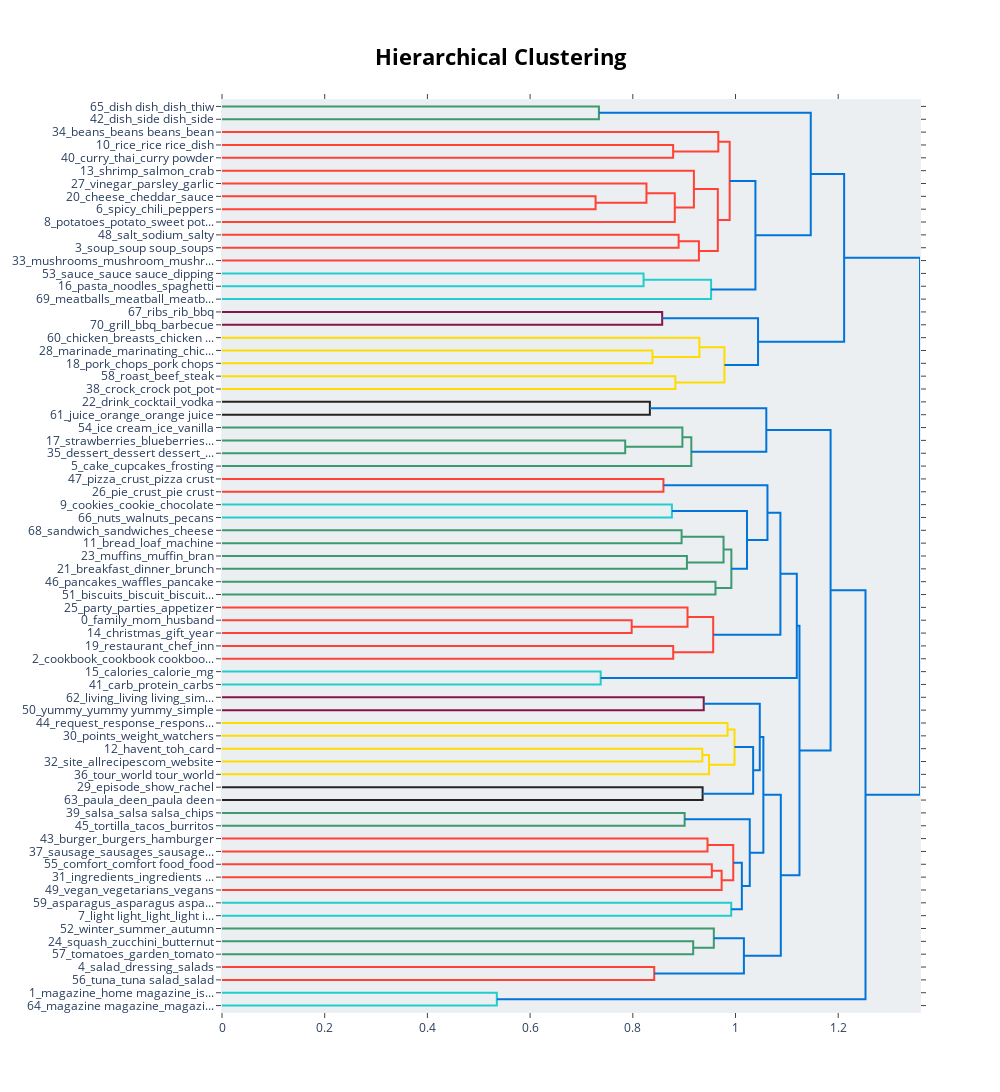

This figure's notebook cell:
### Code cell
# Visualisation des hiérarchies entre les topics
topic_model.visualize_hierarchy()

### Figure 1 — Plotly figure (JSON) as saved in the notebook; plotly's stock layout.template omitted (floating-point values rounded to 4 significant figures)
{"data": [{"hoverinfo": "text", "marker": {"color": "rgb(61,153,112)"}, "mode": "lines", "type": "scatter", "x": [0, 0.734, 0.734, 0], "xaxis": "x", "y": [-5, -5, -15, -15], "yaxis": "y"}, {"hoverinfo": "text", "marker": {"color": "rgb(255,65,54)"}, "mode": "lines", "type": "scatter", "x": [0, 0.8786, 0.8786, 0], "xaxis": "x", "y": [-35, -35, -45, -45], "yaxis": "y"}, {"hoverinfo": "text", "marker": {"color": "rgb(255,65,54)"}, "mode": "lines", "type": "scatter", "x": [0, 0.9665, 0.9665, 0.8786], "xaxis": "x", "y": [-25, -25, -40, -40], "yaxis": "y"}, {"hoverinfo": "text", "marker": {"color": "rgb(255,65,54)"}, "mode": "lines", "type": "scatter", "x": [0, 0.7275, 0.7275, 0], "xaxis": "x", "y": [-75, -75, -85, -85], "yaxis": "y"}, {"hoverinfo": "text", "marker": {"color": "rgb(255,65,54)"}, "mode": "lines", "type": "scatter", "x": [0, 0.8266, 0.8266, 0.7275], "xaxis": "x", "y": [-65, -65, -80, -80], "yaxis": "y"}, {"hoverinfo": "text", "marker": {"color": "rgb(255,65,54)"}, "mode": "lines", "type": "scatter", "x": [0.8266, 0.8818, 0.8818, 0], "xaxis": "x", "y": [-72.5, -72.5, -95, -95], "yaxis": "y"}, {"hoverinfo": "text", "marker": {"color": "rgb(255,65,54)"}, "mode": "lines", "type": "scatter", "x": [0, 0.9189, 0.9189, 0.8818], "xaxis": "x", "y": [-55, -55, -83.75, -83.75], "yaxis": "y"}, {"hoverinfo": "text", "marker": {"color": "rgb(255,65,54)"}, "mode": "lines", "type": "scatter", "x": [0, 0.8893, 0.8893, 0], "xaxis": "x", "y": [-105, -105, -115, -115], "yaxis": "y"}, {"hoverinfo": "text", "marker": {"color": "rgb(255,65,54)"}, "mode": "lines", "type": "scatter", "x": [0.8893, 0.9288, 0.9288, 0], "xaxis": "x", "y": [-110, -110, -125, -125], "yaxis": "y"}, {"hoverinfo": "text", "marker": {"color": "rgb(255,65,54)"}, "mode": "lines", "type": "scatter", "x": [0.9189, 0.9656, 0.9656, 0.9288], "xaxis": "x", "y": [-69.38, -69.38, -117.5, -117.5], "yaxis": "y"}, {"hoverinfo": "text", "marker": {"color": "rgb(255,65,54)"}, "mode": "lines", "type": "scatter", "x": [0.9665, 0.9887, 0.9887, 0.9656], "xaxis": "x", "y": [-32.5, -32.5, -93.44, -93.44], "yaxis": "y"}, {"hoverinfo": "text", "marker": {"color": "rgb(35,205,205)"}, "mode": "lines", "type": "scatter", "x": [0, 0.821, 0.821, 0], "xaxis": "x", "y": [-135, -135, -145, -145], "yaxis": "y"}, {"hoverinfo": "text", "marker": {"color": "rgb(35,205,205)"}, "mode": "lines", "type": "scatter", "x": [0.821, 0.9524, 0.9524, 0], "xaxis": "x", "y": [-140, -140, -155, -155], "yaxis": "y"}, {"hoverinfo": "text", "marker": {"color": "rgb(0,116,217)"}, "mode": "lines", "type": "scatter", "x": [0.9887, 1.039, 1.039, 0.9524], "xaxis": "x", "y": [-62.97, -62.97, -147.5, -147.5], "yaxis": "y"}, {"hoverinfo": "text", "marker": {"color": "rgb(0,116,217)"}, "mode": "lines", "type": "scatter", "x": [0.734, 1.147, 1.147, 1.039], "xaxis": "x", "y": [-10, -10, -105.2, -105.2], "yaxis": "y"}, {"hoverinfo": "text", "marker": {"color": "rgb(133,20,75)"}, "mode": "lines", "type": "scatter", "x": [0, 0.8572, 0.8572, 0], "xaxis": "x", "y": [-165, -165, -175, -175], "yaxis": "y"}, {"hoverinfo": "text", "marker": {"color": "rgb(255,220,0)"}, "mode": "lines", "type": "scatter", "x": [0, 0.8383, 0.8383, 0], "xaxis": "x", "y": [-195, -195, -205, -205], "yaxis": "y"}, {"hoverinfo": "text", "marker": {"color": "rgb(255,220,0)"}, "mode": "lines", "type": "scatter", "x": [0, 0.9297, 0.9297, 0.8383], "xaxis": "x", "y": [-185, -185, -200, -200], "yaxis": "y"}, {"hoverinfo": "text", "marker": {"color": "rgb(255,220,0)"}, "mode": "lines", "type": "scatter", "x": [0, 0.8829, 0.8829, 0], "xaxis": "x", "y": [-215, -215, -225, -225], "yaxis": "y"}, {"hoverinfo": "text", "marker": {"color": "rgb(255,220,0)"}, "mode": "lines", "type": "scatter", "x": [0.9297, 0.9785, 0.9785, 0.8829], "xaxis": "x", "y": [-192.5, -192.5, -220, -220], "yaxis": "y"}, {"hoverinfo": "text", "marker": {"color": "rgb(0,116,217)"}, "mode": "lines", "type": "scatter", "x": [0.8572, 1.044, 1.044, 0.9785], "xaxis": "x", "y": [-170, -170, -206.2, -206.2], "yaxis": "y"}, {"hoverinfo": "text", "marker": {"color": "rgb(0,116,217)"}, "mode": "lines", "type": "scatter", "x": [1.147, 1.212, 1.212, 1.044], "xaxis": "x", "y": [-57.62, -57.62, -188.1, -188.1], "yaxis": "y"}, {"hoverinfo": "text", "marker": {"color": "rgb(40,35,35)"}, "mode": "lines", "type": "scatter", "x": [0, 0.8333, 0.8333, 0], "xaxis": "x", "y": [-235, -235, -245, -245], "yaxis": "y"}, {"hoverinfo": "text", "marker": {"color": "rgb(61,153,112)"}, "mode": "lines", "type": "scatter", "x": [0, 0.7852, 0.7852, 0], "xaxis": "x", "y": [-265, -265, -275, -275], "yaxis": "y"}, {"hoverinfo": "text", "marker": {"color": "rgb(61,153,112)"}, "mode": "lines", "type": "scatter", "x": [0, 0.8966, 0.8966, 0.7852], "xaxis": "x", "y": [-255, -255, -270, -270], "yaxis": "y"}, {"hoverinfo": "text", "marker": {"color": "rgb(61,153,112)"}, "mode": "lines", "type": "scatter", "x": [0.8966, 0.914, 0.914, 0], "xaxis": "x", "y": [-262.5, -262.5, -285, -285], "yaxis": "y"}, {"hoverinfo": "text", "marker": {"color": "rgb(0,116,217)"}, "mode": "lines", "type": "scatter", "x": [0.8333, 1.06, 1.06, 0.914], "xaxis": "x", "y": [-240, -240, -273.8, -273.8], "yaxis": "y"}, {"hoverinfo": "text", "marker": {"color": "rgb(255,65,54)"}, "mode": "lines", "type": "scatter", "x": [0, 0.8597, 0.8597, 0], "xaxis": "x", "y": [-295, -295, -305, -305], "yaxis": "y"}, {"hoverinfo": "text", "marker": {"color": "rgb(35,205,205)"}, "mode": "lines", "type": "scatter", "x": [0, 0.8761, 0.8761, 0], "xaxis": "x", "y": [-315, -315, -325, -325], "yaxis": "y"}, {"hoverinfo": "text", "marker": {"color": "rgb(61,153,112)"}, "mode": "lines", "type": "scatter", "x": [0, 0.895, 0.895, 0], "xaxis": "x", "y": [-335, -335, -345, -345], "yaxis": "y"}, {"hoverinfo": "text", "marker": {"color": "rgb(61,153,112)"}, "mode": "lines", "type": "scatter", "x": [0, 0.9054, 0.9054, 0], "xaxis": "x", "y": [-355, -355, -365, -365], "yaxis": "y"}, {"hoverinfo": "text", "marker": {"color": "rgb(61,153,112)"}, "mode": "lines", "type": "scatter", "x": [0.895, 0.9767, 0.9767, 0.9054], "xaxis": "x", "y": [-340, -340, -360, -360], "yaxis": "y"}, {"hoverinfo": "text", "marker": {"color": "rgb(61,153,112)"}, "mode": "lines", "type": "scatter", "x": [0, 0.961, 0.961, 0], "xaxis": "x", "y": [-375, -375, -385, -385], "yaxis": "y"}, {"hoverinfo": "text", "marker": {"color": "rgb(61,153,112)"}, "mode": "lines", "type": "scatter", "x": [0.9767, 0.9919, 0.9919, 0.961], "xaxis": "x", "y": [-350, -350, -380, -380], "yaxis": "y"}, {"hoverinfo": "text", "marker": {"color": "rgb(0,116,217)"}, "mode": "lines", "type": "scatter", "x": [0.8761, 1.022, 1.022, 0.9919], "xaxis": "x", "y": [-320, -320, -365, -365], "yaxis": "y"}, {"hoverinfo": "text", "marker": {"color": "rgb(0,116,217)"}, "mode": "lines", "type": "scatter", "x": [0.8597, 1.062, 1.062, 1.022], "xaxis": "x", "y": [-300, -300, -342.5, -342.5], "yaxis": "y"}, {"hoverinfo": "text", "marker": {"color": "rgb(255,65,54)"}, "mode": "lines", "type": "scatter", "x": [0, 0.7978, 0.7978, 0], "xaxis": "x", "y": [-405, -405, -415, -415], "yaxis": "y"}, {"hoverinfo": "text", "marker": {"color": "rgb(255,65,54)"}, "mode": "lines", "type": "scatter", "x": [0, 0.9066, 0.9066, 0.7978], "xaxis": "x", "y": [-395, -395, -410, -410], "yaxis": "y"}, {"hoverinfo": "text", "marker": {"color": "rgb(255,65,54)"}, "mode": "lines", "type": "scatter", "x": [0, 0.8787, 0.8787, 0], "xaxis": "x", "y": [-425, -425, -435, -435], "yaxis": "y"}, {"hoverinfo": "text", "marker": {"color": "rgb(255,65,54)"}, "mode": "lines", "type": "scatter", "x": [0.9066, 0.9566, 0.9566, 0.8787], "xaxis": "x", "y": [-402.5, -402.5, -430, -430], "yaxis": "y"}, {"hoverinfo": "text", "marker": {"color": "rgb(0,116,217)"}, "mode": "lines", "type": "scatter", "x": [1.062, 1.087, 1.087, 0.9566], "xaxis": "x", "y": [-321.2, -321.2, -416.2, -416.2], "yaxis": "y"}, {"hoverinfo": "text", "marker": {"color": "rgb(35,205,205)"}, "mode": "lines", "type": "scatter", "x": [0, 0.7375, 0.7375, 0], "xaxis": "x", "y": [-445, -445, -455, -455], "yaxis": "y"}, {"hoverinfo": "text", "marker": {"color": "rgb(0,116,217)"}, "mode": "lines", "type": "scatter", "x": [1.087, 1.119, 1.119, 0.7375], "xaxis": "x", "y": [-368.8, -368.8, -450, -450], "yaxis": "y"}, {"hoverinfo": "text", "marker": {"color": "rgb(133,20,75)"}, "mode": "lines", "type": "scatter", "x": [0, 0.9381, 0.9381, 0], "xaxis": "x", "y": [-465, -465, -475, -475], "yaxis": "y"}, {"hoverinfo": "text", "marker": {"color": "rgb(255,220,0)"}, "mode": "lines", "type": "scatter", "x": [0, 0.9845, 0.9845, 0], "xaxis": "x", "y": [-485, -485, -495, -495], "yaxis": "y"}, {"hoverinfo": "text", "marker": {"color": "rgb(255,220,0)"}, "mode": "lines", "type": "scatter", "x": [0, 0.9353, 0.9353, 0], "xaxis": "x", "y": [-505, -505, -515, -515], "yaxis": "y"}, {"hoverinfo": "text", "marker": {"color": "rgb(255,220,0)"}, "mode": "lines", "type": "scatter", "x": [0.9353, 0.9485, 0.9485, 0], "xaxis": "x", "y": [-510, -510, -525, -525], "yaxis": "y"}, {"hoverinfo": "text", "marker": {"color": "rgb(255,220,0)"}, "mode": "lines", "type": "scatter", "x": [0.9845, 0.9981, 0.9981, 0.9485], "xaxis": "x", "y": [-490, -490, -517.5, -517.5], "yaxis": "y"}, {"hoverinfo": "text", "marker": {"color": "rgb(40,35,35)"}, "mode": "lines", "type": "scatter", "x": [0, 0.936, 0.936, 0], "xaxis": "x", "y": [-535, -535, -545, -545], "yaxis": "y"}, {"hoverinfo": "text", "marker": {"color": "rgb(0,116,217)"}, "mode": "lines", "type": "scatter", "x": [0.9981, 1.034, 1.034, 0.936], "xaxis": "x", "y": [-503.8, -503.8, -540, -540], "yaxis": "y"}, {"hoverinfo": "text", "marker": {"color": "rgb(0,116,217)"}, "mode": "lines", "type": "scatter", "x": [0.9381, 1.047, 1.047, 1.034], "xaxis": "x", "y": [-470, -470, -521.9, -521.9], "yaxis": "y"}, {"hoverinfo": "text", "marker": {"color": "rgb(61,153,112)"}, "mode": "lines", "type": "scatter", "x": [0, 0.901, 0.901, 0], "xaxis": "x", "y": [-555, -555, -565, -565], "yaxis": "y"}, {"hoverinfo": "text", "marker": {"color": "rgb(255,65,54)"}, "mode": "lines", "type": "scatter", "x": [0, 0.9455, 0.9455, 0], "xaxis": "x", "y": [-575, -575, -585, -585], "yaxis": "y"}, {"hoverinfo": "text", "marker": {"color": "rgb(255,65,54)"}, "mode": "lines", "type": "scatter", "x": [0, 0.9539, 0.9539, 0], "xaxis": "x", "y": [-595, -595, -605, -605], "yaxis": "y"}, {"hoverinfo": "text", "marker": {"color": "rgb(255,65,54)"}, "mode": "lines", "type": "scatter", "x": [0.9539, 0.973, 0.973, 0], "xaxis": "x", "y": [-600, -600, -615, -615], "yaxis": "y"}, {"hoverinfo": "text", "marker": {"color": "rgb(255,65,54)"}, "mode": "lines", "type": "scatter", "x": [0.9455, 0.9956, 0.9956, 0.973], "xaxis": "x", "y": [-580, -580, -607.5, -607.5], "yaxis": "y"}, {"hoverinfo": "text", "marker": {"color": "rgb(35,205,205)"}, "mode": "lines", "type": "scatter", "x": [0, 0.9917, 0.9917, 0], "xaxis": "x", "y": [-625, -625, -635, -635], "yaxis": "y"}, {"hoverinfo": "text", "marker": {"color": "rgb(0,116,217)"}, "mode": "lines", "type": "scatter", "x": [0.9956, 1.012, 1.012, 0.9917], "xaxis": "x", "y": [-593.8, -593.8, -630, -630], "yaxis": "y"}, {"hoverinfo": "text", "marker": {"color": "rgb(0,116,217)"}, "mode": "lines", "type": "scatter", "x": [0.901, 1.028, 1.028, 1.012], "xaxis": "x", "y": [-560, -560, -611.9, -611.9], "yaxis": "y"}, {"hoverinfo": "text", "marker": {"color": "rgb(0,116,217)"}, "mode": "lines", "type": "scatter", "x": [1.047, 1.054, 1.054, 1.028], "xaxis": "x", "y": [-495.9, -495.9, -585.9, -585.9], "yaxis": "y"}, {"hoverinfo": "text", "marker": {"color": "rgb(61,153,112)"}, "mode": "lines", "type": "scatter", "x": [0, 0.9176, 0.9176, 0], "xaxis": "x", "y": [-655, -655, -665, -665], "yaxis": "y"}, {"hoverinfo": "text", "marker": {"color": "rgb(61,153,112)"}, "mode": "lines", "type": "scatter", "x": [0, 0.9578, 0.9578, 0.9176], "xaxis": "x", "y": [-645, -645, -660, -660], "yaxis": "y"}, {"hoverinfo": "text", "marker": {"color": "rgb(255,65,54)"}, "mode": "lines", "type": "scatter", "x": [0, 0.8417, 0.8417, 0], "xaxis": "x", "y": [-675, -675, -685, -685], "yaxis": "y"}, {"hoverinfo": "text", "marker": {"color": "rgb(0,116,217)"}, "mode": "lines", "type": "scatter", "x": [0.9578, 1.016, 1.016, 0.8417], "xaxis": "x", "y": [-652.5, -652.5, -680, -680], "yaxis": "y"}, {"hoverinfo": "text", "marker": {"color": "rgb(0,116,217)"}, "mode": "lines", "type": "scatter", "x": [1.054, 1.088, 1.088, 1.016], "xaxis": "x", "y": [-540.9, -540.9, -666.2, -666.2], "yaxis": "y"}, {"hoverinfo": "text", "marker": {"color": "rgb(0,116,217)"}, "mode": "lines", "type": "scatter", "x": [1.119, 1.125, 1.125, 1.088], "xaxis": "x", "y": [-409.4, -409.4, -603.6, -603.6], "yaxis": "y"}, {"hoverinfo": "text", "marker": {"color": "rgb(0,116,217)"}, "mode": "lines", "type": "scatter", "x": [1.06, 1.185, 1.185, 1.125], "xaxis": "x", "y": [-256.9, -256.9, -506.5, -506.5], "yaxis": "y"}, {"hoverinfo": "text", "marker": {"color": "rgb(35,205,205)"}, "mode": "lines", "type": "scatter", "x": [0, 0.5352, 0.5352, 0], "xaxis": "x", "y": [-695, -695, -705, -705], "yaxis": "y"}, {"hoverinfo": "text", "marker": {"color": "rgb(0,116,217)"}, "mode": "lines", "type": "scatter", "x": [1.185, 1.253, 1.253, 0.5352], "xaxis": "x", "y": [-381.7, -381.7, -700, -700], "yaxis": "y"}, {"hoverinfo": "text", "marker": {"color": "rgb(0,116,217)"}, "mode": "lines", "type": "scatter", "x": [1.212, 1.359, 1.359, 1.253], "xaxis": "x", "y": [-122.9, -122.9, -540.8, -540.8], "yaxis": "y"}], "layout": {"autosize": false, "height": 1265, "hoverlabel": {"bgcolor": "white", "font": {"family": "Rockwell", "size": 16}}, "hovermode": "closest", "plot_bgcolor": "#ECEFF1", "showlegend": false, "title": {"font": {"color": "Black", "size": 22}, "text": "<b>Hierarchical Clustering</b>", "x": 0.5, "xanchor": "center", "yanchor": "top"}, "width": 1000, "xaxis": {"mirror": "allticks", "rangemode": "tozero", "showgrid": false, "showline": true, "showticklabels": true, "ticks": "outside", "type": "linear", "zeroline": false}, "yaxis": {"mirror": "allticks", "range": [-710, 0], "rangemode": "tozero", "showgrid": false, "showline": true, "showticklabels": true, "tickmode": "array", "ticks": "outside", "ticktext": ["65_dish dish_dish_thiw", "42_dish_side dish_side", "34_beans_beans beans_bean", "10_rice_rice rice_dish", "40_curry_thai_curry powder", "13_shrimp_salmon_crab", "27_vinegar_parsley_garlic", "20_cheese_cheddar_sauce", "6_spicy_chili_peppers", "8_potatoes_potato_sweet pot...", "48_salt_sodium_salty", "3_soup_soup soup_soups", "33_mushrooms_mushroom_mushr...", "53_sauce_sauce sauce_dipping", "16_pasta_noodles_spaghetti", "69_meatballs_meatball_meatb...", "67_ribs_rib_bbq", "70_grill_bbq_barbecue", "60_chicken_breasts_chicken ...", "28_marinade_marinating_chic...", "18_pork_chops_pork chops", "58_roast_beef_steak", "38_crock_crock pot_pot", "22_drink_cocktail_vodka", "61_juice_orange_orange juice", "54_ice cream_ice_vanilla", "17_strawberries_blueberries...", "35_dessert_dessert dessert_...", "5_cake_cupcakes_frosting", "47_pizza_crust_pizza crust", "26_pie_crust_pie crust", "9_cookies_cookie_chocolate", "66_nuts_walnuts_pecans", "68_sandwich_sandwiches_cheese", "11_bread_loaf_machine", "23_muffins_muffin_bran", "21_breakfast_dinner_brunch", "46_pancakes_waffles_pancake", "51_biscuits_biscuit_biscuit...", "25_party_parties_appetizer", "0_family_mom_husband", "14_christmas_gift_year", "19_restaurant_chef_inn", "2_cookbook_cookbook cookboo...", "15_calories_calorie_mg", "41_carb_protein_carbs", "62_living_living living_sim...", "50_yummy_yummy yummy_simple", "44_request_response_respons...", "30_points_weight_watchers", "12_havent_toh_card", "32_site_allrecipescom_website", "36_tour_world tour_world", "29_episode_show_rachel", "63_paula_deen_paula deen", "39_salsa_salsa salsa_chips", "45_tortilla_tacos_burritos", "43_burger_burgers_hamburger", "37_sausage_sausages_sausage...", "55_comfort_comfort food_food", "31_ingredients_ingredients ...", "49_vegan_vegetarians_vegans", "59_asparagus_asparagus aspa...", "7_light light_light_light i...", "52_winter_summer_autumn", "24_squash_zucchini_butternut", "57_tomatoes_garden_tomato", "4_salad_dressing_salads", "56_tuna_tuna salad_salad", "1_magazine_home magazine_is...", "64_magazine magazine_magazi..."], "tickvals": [-5, -15, -25, -35, -45, -55, -65, -75, -85, -95, -105, -115, -125, -135, -145, -155, -165, -175, -185, -195, -205, -215, -225, -235, -245, -255, -265, -275, -285, -295, -305, -315, -325, -335, -345, -355, -365, -375, -385, -395, -405, -415, -425, -435, -445, -455, -465, -475, -485, -495, -505, -515, -525, -535, -545, -555, -565, -575, -585, -595, -605, -615, -625, -635, -645, -655, -665, -675, -685, -695, -705], "type": "linear", "zeroline": false}}}
